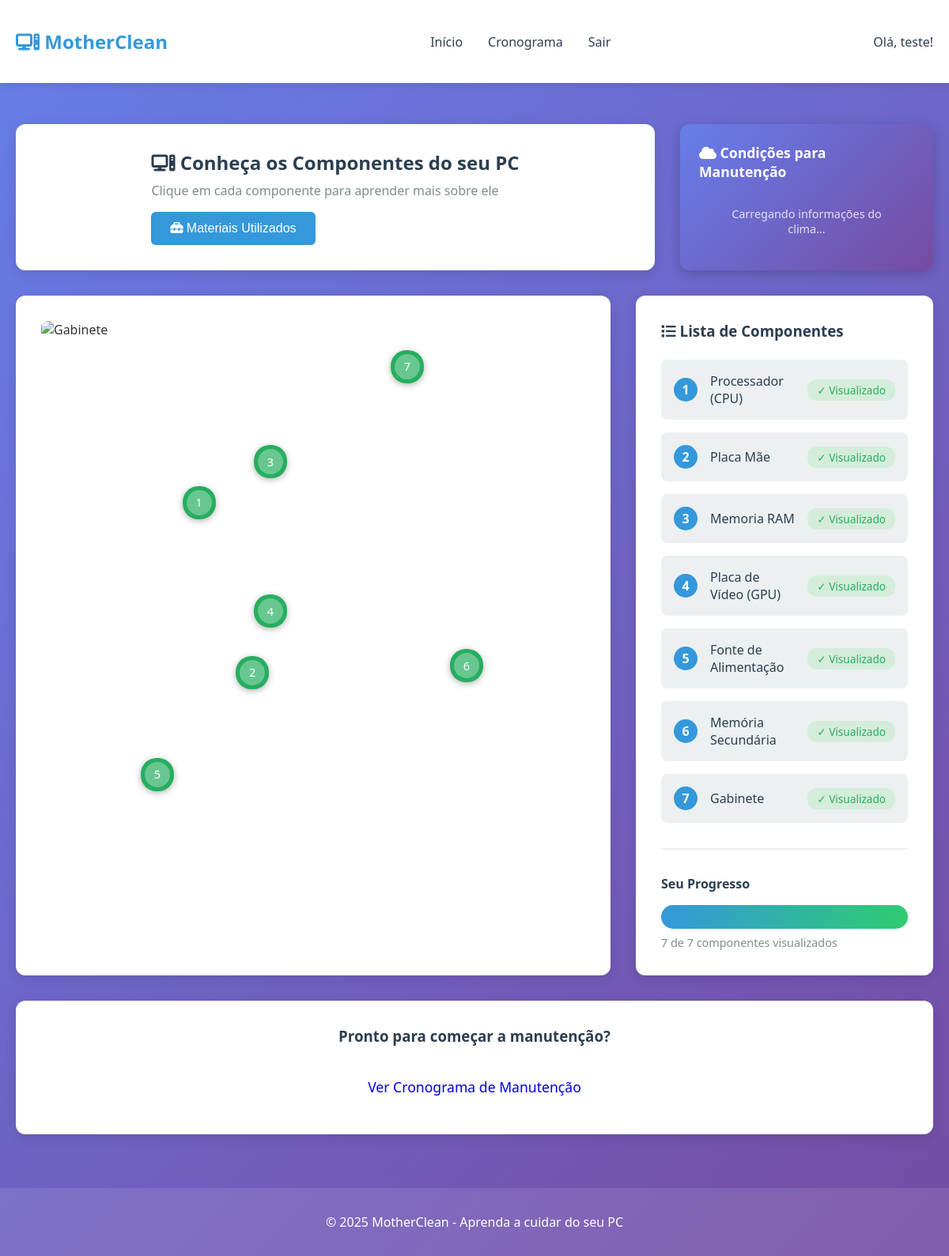
The app's page / (signed in) with its own data.
### core/models.py (models this page shows, shortened)
class Usuario(AbstractUser):
    data_cadastro = models.DateTimeField(auto_now_add=True)
    ultimo_acesso = models.DateTimeField(null=True, blank=True)
    class Meta:
        verbose_name = 'Usuário'
        verbose_name_plural = 'Usuários'

class Componente(models.Model):
    nome = models.CharField(max_length=100)
    descricao = models.TextField()
    instrucoes_limpeza = models.TextField(help_text="Como limpar este componente")
    imagem_url = models.CharField(max_length=500, blank=True)
    video_youtube = models.CharField(max_length=500, blank=True, help_text="Link do vídeo do YouTube")
    ordem_exibicao = models.IntegerField(default=0, help_text="Ordem de exibição no gabinete")
    ativo = models.BooleanField(default=True)
    class Meta:
        verbose_name = 'Componente'
        verbose_name_plural = 'Componentes'
        ordering = ['ordem_exibicao']

### core/views.py (the view)
# urls.py: path('', views.home_view, name='home'),
@login_required
def home_view(request):
    componentes = Componente.objects.filter(ativo=True)
    componentes_visualizados = ProgressoUsuario.objects.filter(
        usuario=request.user
    ).values_list('componente_id', flat=True)
    context = {
        'componentes': componentes,
        'componentes_visualizados': list(componentes_visualizados),
    }
    return render(request, 'home.html', context)

### core/templates/home.html (shortened to what this page needs)
{% extends 'base.html' %}
{% block content %}
{% load static %}
<div class="container">
    <div class="dashboard-intro">
        <div class="page-header">
            <div class="header-content">
                <h2><i class="fa-solid fa-computer"></i> Conheça os Componentes do seu PC</h2>
                <p>Clique em cada componente para aprender mais sobre ele</p>
                <button type="button" class="btn btn-primary btn-materiais" data-video-open>
                    <i class="fa-solid fa-toolbox" aria-hidden="true"></i> Materiais Utilizados
                </button>
            </div>
        </div>
        <div class="clima-widget" id="clima-widget">
            <h3><i class="fa-solid fa-cloud"></i> Condições para Manutenção</h3>
            <div id="clima-loading">Carregando informações do clima...</div>
        </div>
    </div>
    <div class="gabinete-container">
        <div class="gabinete-image">
            <img src="{% static 'images/gabinete.png' %}" alt="Gabinete">
            <div class="componentes-hotspots">
                {% for componente in componentes %}
                <a href="{% url 'componente_detalhe' componente.id %}"
                   class="hotspot hotspot-{{ componente.id }} {% if componente.id in componentes_visualizados %}visualizado{% endif %}"
                   title="{{ componente.nome }}">
                    <span class="hotspot-numero">{{ forloop.counter }}</span>
                </a>
                {% endfor %}
            </div>
        </div>
        <div class="componentes-lista">
            <h3><i class="fa-solid fa-list"></i> Lista de Componentes</h3>
            <ul>
                {% for componente in componentes %}
                <li>
                    <a href="{% url 'componente_detalhe' componente.id %}">
                        <span class="componente-numero">{{ forloop.counter }}</span>
                        <span class="componente-nome">{{ componente.nome }}</span>
                        {% if componente.id in componentes_visualizados %}
                        <span class="badge badge-success">✓ Visualizado</span>
                        {% else %}
                        <span class="badge badge-pending">Pendente</span>
                        {% endif %}
                    </a>
                </li>
                {% empty %}
                <li class="empty-state">Nenhum componente cadastrado ainda.</li>
                {% endfor %}
            </ul>
            <div class="progress-info">
                <h4>Seu Progresso</h4>
                <div class="progress-bar">
                    <div class="progress-fill" style="width: {% widthratio componentes_visualizados|length componentes|length 100 %}%"></div>
                </div>
                <p>{{ componentes_visualizados|length }} de {{ componentes|length }} componentes visualizados</p>
            </div>
        </div>
    </div>
    <div class="action-section">
        <h3>Pronto para começar a manutenção?</h3>
        <a href="{% url 'cronograma' %}" class="btn btn-large">Ver Cronograma de Manutenção</a>
    </div>
</div>
{% endblock %}

### core/templates/base.html (shortened to what this page needs)
{% load static %}
<!DOCTYPE html>
<html lang="pt-br">
<head>
    <link rel="stylesheet" href="{% static 'css/style.css' %}">
    <link rel="stylesheet" href="https://cdnjs.cloudflare.com/ajax/libs/font-awesome/6.5.0/css/all.min.css">
</head>
<body>
    {% if user.is_authenticated %}
    <nav class="navbar">
        <div class="container">
            <div class="nav-brand">
                <h1><i class="fa-solid fa-computer"></i> MotherClean</h1>
            </div>
            <ul class="nav-menu">
                <li><a href="{% url 'home' %}" class="nav-link">Início</a></li>
                <li><a href="{% url 'cronograma' %}" class="nav-link">Cronograma</a></li>
                <li><a href="{% url 'logout' %}" class="nav-link">Sair</a></li>
            </ul>
            <div class="user-info">
                <span>Olá, {{ user.username }}!</span>
            </div>
        </div>
    </nav>
    {% endif %}
    <main class="main-content">
        {% block content %}
        {% endblock %}
    </main>
    <footer class="footer">
        <p>&copy; 2025 MotherClean - Aprenda a cuidar do seu PC</p>
    </footer>
</body>
</html>

### records on screen
Usuario: username "teste"
Componente: nome "Processador (CPU)", shows "✓ Visualizado"
Componente: nome "Placa Mãe", shows "✓ Visualizado"
Componente: nome "Memoria RAM", shows "✓ Visualizado"
Componente: nome "Placa de Vídeo (GPU)", shows "✓ Visualizado"
Componente: nome "Fonte de Alimentação", shows "✓ Visualizado"
Componente: nome "Memória Secundária", shows "✓ Visualizado"
Componente: nome "Gabinete", shows "✓ Visualizado"

### other values on screen
{{ componentes_visualizados|length }} "7"
{{ componentes|length }} "7"
